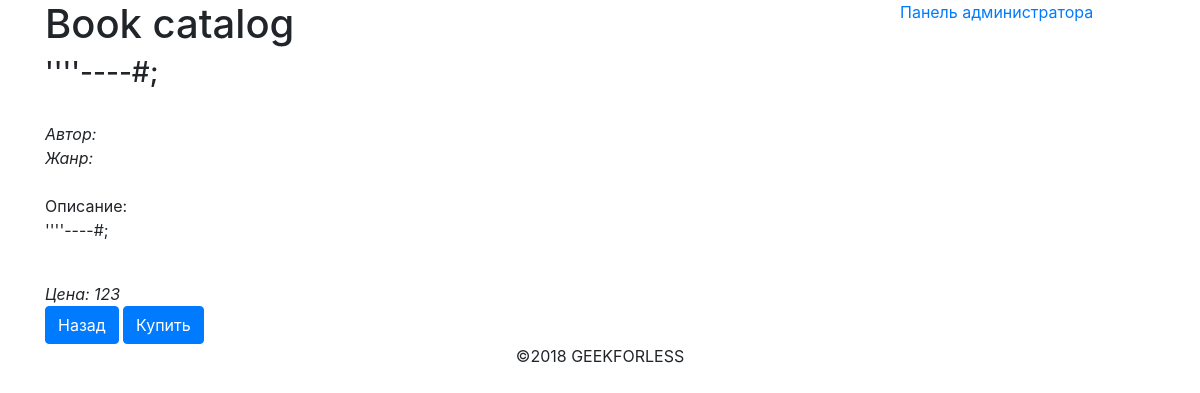
/src/web/book.php?id=16, run on an earlier commit of the app's database.
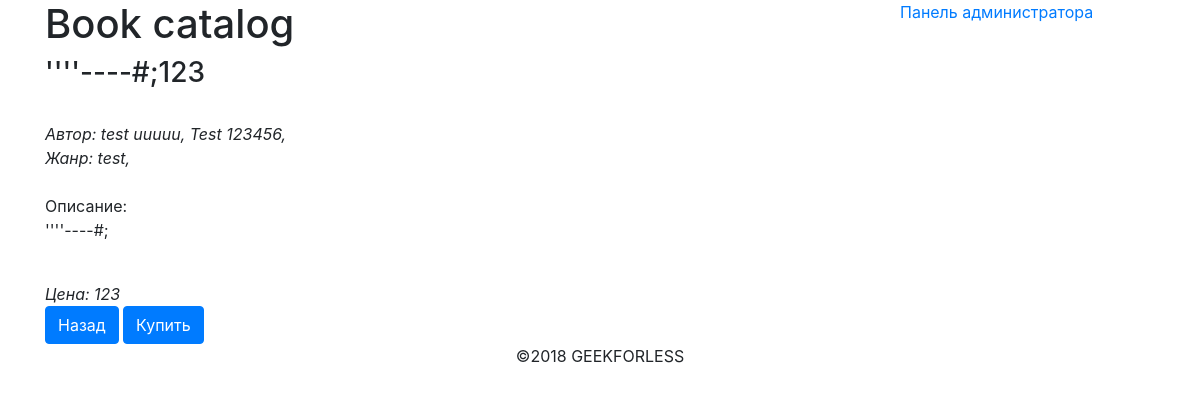
And on a later commit of the database.
### tables this page shows
CREATE TABLE `books` (
  `id` int(11) NOT NULL AUTO_INCREMENT,
  `title` varchar(200) NOT NULL,
  `author` varchar(100) NOT NULL,
  `genre` varchar(100) NOT NULL,
  `description` text NOT NULL,
  `price` int(11) NOT NULL,
  PRIMARY KEY (`id`)
);

CREATE TABLE `authors` (
  `id` int(11) NOT NULL AUTO_INCREMENT,
  `name` varchar(255) NOT NULL,
  PRIMARY KEY (`id`),
  UNIQUE KEY `name` (`name`)
);

CREATE TABLE `categories` (
  `id` int(11) NOT NULL AUTO_INCREMENT,
  `name` varchar(255) NOT NULL,
  PRIMARY KEY (`id`),
  UNIQUE KEY `name` (`name`)
);

### src/web/book.php (called while the page is built, shortened)
<?php
$bookModel = new App\Models\BookModel;
$book = $bookModel->getById((int) $_GET['id']);
$book_authors = $bookModel->getAllAuthors($_GET['id']);
$book_genres = $bookModel->getAllGenres($_GET['id']);
include_once APP_ROOT_PATH . '/views/book.php';

### src/app/Core/Db.php (called while the page is built, shortened)
<?php
class Db
{
    public static $conn = null;
    public static function getConnection()
    {
        if (!self::$conn) {
            $link = mysqli_connect(MYSQL_SERVER, MYSQL_USER, MYSQL_PASSWORD, MYSQL_DB);
            self::$conn = $link;
        }
        return self::$conn;
    }
}

### src/app/Core/Query.php (called while the page is built, shortened)
<?php
class Query
{
    protected $conn;
    public function __construct()
    {
        $this->conn = DB::getConnection();
    }
    public function all($query, array $attributes = [])
    {
        $result = $this->execute($query, $attributes);
        $items = [];
        while ($row = mysqli_fetch_assoc($result)) {
            $items[] = $row;
        }
        return $items;
    }
    public function first($query, $id)
    {
        $result = $this->execute($query, [(int)$id]);
        return mysqli_fetch_assoc($result);
    }
    public function execute($query, array $attributes = [])
    {
        if ($attributes) {
            $replacements = [];
            foreach ($attributes as $attribute) {
                $replacements[] = mysqli_real_escape_string($this->conn, $attribute);
            }
            $query = sprintf($query, ...$replacements);
        }
        $result = mysqli_query($this->conn, $query);
        return $result;
    }
}

### src/app/Models/BookModel.php (called while the page is built, shortened)
<?php
class BookModel
{
	public function getAllAuthors($id = null)
    {
        $group = [];
        $where = $id ? " WHERE books.id = %s" : "";
        $result = (new Query)->all("
              SELECT
                  books.id as book_id,
                  authors.id as book_author_id,
                  authors.name as book_author_name
              FROM books
              JOIN books_authors ON books.id = books_authors.book_id
              JOIN authors ON authors.id = books_authors.author_id
              {$where}
              ORDER BY books.id DESC
        ", [$id]);
        foreach ($result as $author) {
            $group[$author['book_id']][] = [
                'id' => $author['book_author_id'],
                'name' => $author['book_author_name'],
            ];
        }
        return $group;
    }
    public function getAllGenres($id = null)
    {
        $group = [];
        $where = $id ? " WHERE books.id = %s" : "";
        $result = (new Query)->all("
              SELECT
                  books.id as book_id,
                  categories.id as book_category_id,
                  categories.name as book_category_name
              FROM books
              JOIN books_categories ON books.id = books_categories.book_id
              JOIN categories ON categories.id = books_categories.category_id
              {$where}
              ORDER BY books.id DESC
        ", [$id]);
        foreach ($result as $author) {
            $group[$author['book_id']][] = [
                'id' => $author['book_category_id'],
                'name' => $author['book_category_name'],
            ];
        }
        return $group;
    }
	public function getById($id)
	{
		return (new Query)->first("SELECT * FROM books WHERE id=%d", $id);
	}
}

### src/app/config.php (called while the page is built, shortened)
<?php
function safe_out($entity, $key)
{
    return isset($entity[$key]) ? htmlspecialchars($entity[$key]) : '';
}

### src/app/views/book.php (the view)
<? include_once 'block/front_top.php' ?>
	<div>
		<div class = "book-item">
			<h3><?=htmlspecialchars($book['title'])?></h3><br>
			<em>Автор:
                <?foreach ($book_authors[$book['id']] as $author):?>
                    <?=safe_out($author, 'name')?>,
                <?endforeach;?>
            </em><br>
			<em>Жанр:
                <?foreach ($book_genres[$book['id']] as $genre):?>
                    <?=safe_out($genre, 'name')?>,
                <?endforeach;?>
            </em><br><br>
			<p>Описание:<br> <?=htmlspecialchars($book['description'])?></p><br>
			<em>Цена: <?=$book['price']?></em>
		</div>
	</div>
	<div>
		<a href="index.php" class="btn btn-primary" role="button">Назад</a>
		<a href="buy.php?<?=isset($_GET['id']) ? 'id=' . (int)$_GET['id'] : ''?>" class="btn btn-primary" role="button">Купить</a>
	</div>
<? include_once 'block/front_bottom.php' ?>

What changed in the data, as far as the page shows it:
now on one of the page's lists (row edited): books: authors.name "test uuuuu", authors.name "Test 123456", categories.name "test"
changed books: title "''''----#;" → "''''----#;123"
